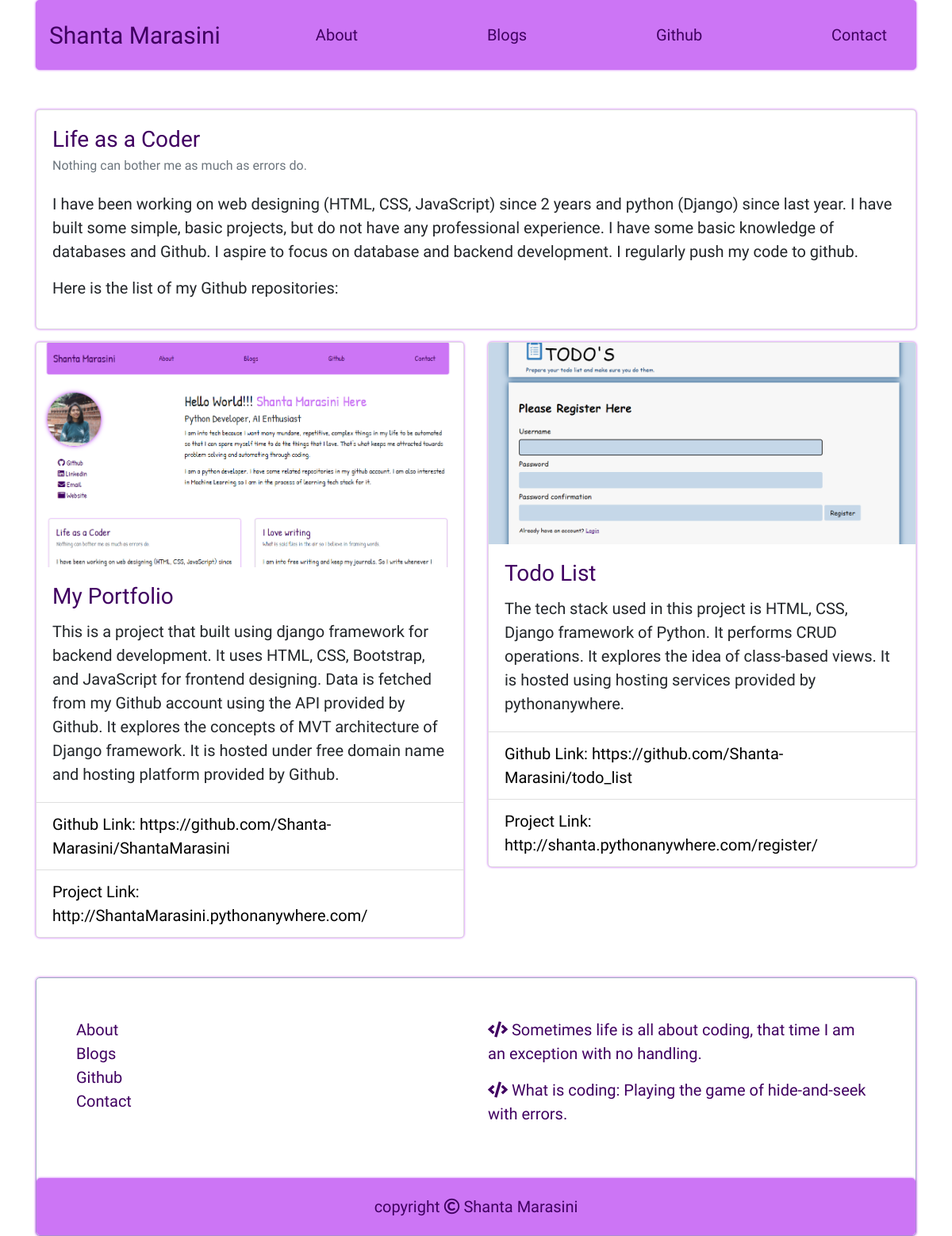
Page /github/ on the committed database.
### github/models.py (models this page shows, shortened)
class Project(models.Model):
    title = models.CharField(max_length=250)
    body = models.TextField()
    thumb = models.ImageField(default='default.png', blank=True)
    gitlink = models.URLField(max_length=500)
    hostedlink = models.URLField(max_length=500, blank=True)
    objects = models.Manager()  # The default manager.

### github/views.py (the view)
# urls.py: path('github/', Project.as_view(), name='github'),
class Project( ListView ):
    model = Project
    context_object_name = 'projects'
    template_name = 'github/github.html'

### github/templates/github/github.html (shortened to what this page needs)
{% extends 'base.html' %}
{% block main %}
<div class="card mb-3" >
    <div class="card-body">
        <h3 class="card-title"> Life as a Coder </h3>
        <h6 class="card-subtitle mb-4 text-muted"> Nothing can bother me as much as errors do.</h6>
        <p class="card-text">
                        I have been working on web designing (HTML, CSS, JavaScript) since 2 years and python (Django) since last year.
                        I have built some simple, basic projects, but do not have any professional experience.
                        I have some basic knowledge of databases and Github.
                        I aspire to focus on database and backend development.
                        I regularly push my code to github.
        </p>
        <p> Here is the list of my Github repositories:</p>
    </div>
</div>
<div class="row">
    {% for project in projects %}
    <div class="col-lg-6">
        <div class="card">
            {% load static %}
  <img class="card-img-top" src="{{ project.thumb.url }}" alt="Card image cap">
  <div class="card-body">
    <h3 class="card-title">{{ project.title }}</h3>
    <p class="card-text">{{ project.body }}</p>
  </div>
  <ul class="list-group list-group-flush">
    <li class="list-group-item ">
        <a href="#" class="common-link"> Github Link: {{ project.gitlink }}</a>
    </li>
    <li class="list-group-item ">
        <a href="#" class="common-link"> Project Link: {{ project.hostedlink }}</a>
    </li>
  </ul>
</div>
    </div>
    {% endfor %}
</div>
{% endblock%}

### templates/base.html (shortened to what this page needs)
<!DOCTYPE html>
<html lang="en">
<head>
    <link rel="stylesheet"
          href="https://stackpath.bootstrapcdn.com/bootstrap/4.3.1/css/bootstrap.min.css"
>
    <link rel="stylesheet" href="https://pro.fontawesome.com/releases/v5.10.0/css/all.css"
/>
    {% load static %}
    <link href="{% static 'css/style.css' %}?{% now 'U' %}" rel="stylesheet">
    <link href="{% static 'css/about.css' %}?{% now 'U' %}" rel="stylesheet">
    <link href="{% static 'blog/css/post_list.css' %}?{% now 'U' %}" rel="stylesheet">
    <link href="{% static 'github/css/github.css' %}?{% now 'U' %}" rel="stylesheet">
    <link href="{% static 'contact/css/contact.css' %}?{% now 'U' %}" rel="stylesheet">
</head>
<body>
    <div class="container">
        <nav class="navbar navbar-expand-lg custom-nav">
            <a class="navbar-brand" href="{% url 'about' %}">Shanta Marasini</a>
            <div class="collapse navbar-collapse next-nav" id="navbarSupportedContent">
                <div ><a href="{% url 'about' %}" class="header-links"> About </a></div>
                <div ><a href="{% url 'posts' %}" class="header-links"> Blogs </a></div>
                <div ><a href="{% url 'github' %}" class="header-links"> Github </a></div>
                <div ><a href="{% url 'contact' %}" class="header-links"> Contact </a></div>
            </div>
        </nav>
    <div class="main-wrapper">
        {% block main %}
        {% endblock %}
    </div>
    <footer>
    <div class="footer-up">
    <div class="row">
        <div class="col-md-6">
            <ul class="ul-footer-link">
                <li>
                    <a href="{% url 'about' %}" class="footer-link">About</a>
                </li>
                <li>
                    <a href="{% url 'posts' %}" class="footer-link">Blogs</a>
                </li>
                <li>
                    <a href="{% url 'github' %}" class="footer-link">Github</a>
                </li>
                <li>
                    <a href="{% url 'contact' %}" class="footer-link">Contact</a>
                </li>
            </ul>
        </div>
        <div class="col-md-6">
            <p class="saying"> <i class="fas fa-code"></i>
                Sometimes life is all about coding, that time I am an
                exception with no handling.
            <p class="saying"> <i class="fas fa-code"></i>
                What is coding: Playing the game of hide-and-seek with errors.
            </p>
        </div>
    </div>
    </div>
        <div class="copyright">   copyright <i class="far fa-copyright"></i> Shanta Marasini</div>
    </footer>
    </div>
</body>
</html>

### static/css/style.css (style rules this page uses)
body { font-family: 'Patrick Hand', cursive; font-size: 20px; }
.common-link { text-decoration:none; color: black; display:block; }
.custom-nav { border: 1px solid #CC75F5; border-radius: 5px; box-shadow: 0px 0px 3px #C04FF5; background: #CC75F5; }
.navbar-brand { color: #400061; font-size: 30px; margin-right: 100px; }
.next-nav { display: flex; justify-content: space-between; padding:20px; }
.header-links { display: block; text-decoration: none; color: #400061; }
.main-wrapper { padding: 50px 0; }
footer { border: 1px solid #9cafbf; border-radius: 5px; box-shadow: 0px 0px 3px #C04FF5; }
.footer-up { padding:50px; }
.copyright { text-align: center; padding: 20px; border: 1px solid #CC75F5; border-radius: 5px; box-shadow: 0px 0px 3px #C04FF5; background: #CC75F5; color: #400061; }
.ul-footer-link { list-style-type: none; padding:0; }
.footer-link { color: #400061; text-decoration: none; }
.saying { color: #400061; }

### static/css/about.css (style rules this page uses)
.card { border-radius: 5px; box-shadow: 0px 0px 3px #C04FF5; }
.card-title { color: #400061; }

### rows in the picture
Project: thumb (picture), title "My Portfolio", body "This is a project that built using django framework for backend development. It uses HTML, CSS, Bootstrap, and JavaScript for frontend designing. Data is fetched from my Github account using the API provided by Github. It explores the concepts of MVT architecture of Django framework. It is hosted under free domain name and hosting platform provided by Github.", gitlink "https://github.com/Shanta-Marasini/ShantaMarasini", hostedlink "http://ShantaMarasini.pythonanywhere.com/"
Project: thumb (picture), title "Todo List", body "The tech stack used in this project is HTML, CSS, Django framework of Python. It performs CRUD operations. It explores the idea of class-based views. It is hosted using hosting services provided by pythonanywhere.", gitlink "https://github.com/Shanta-Marasini/todo_list", hostedlink "http://shanta.pythonanywhere.com/register/"
